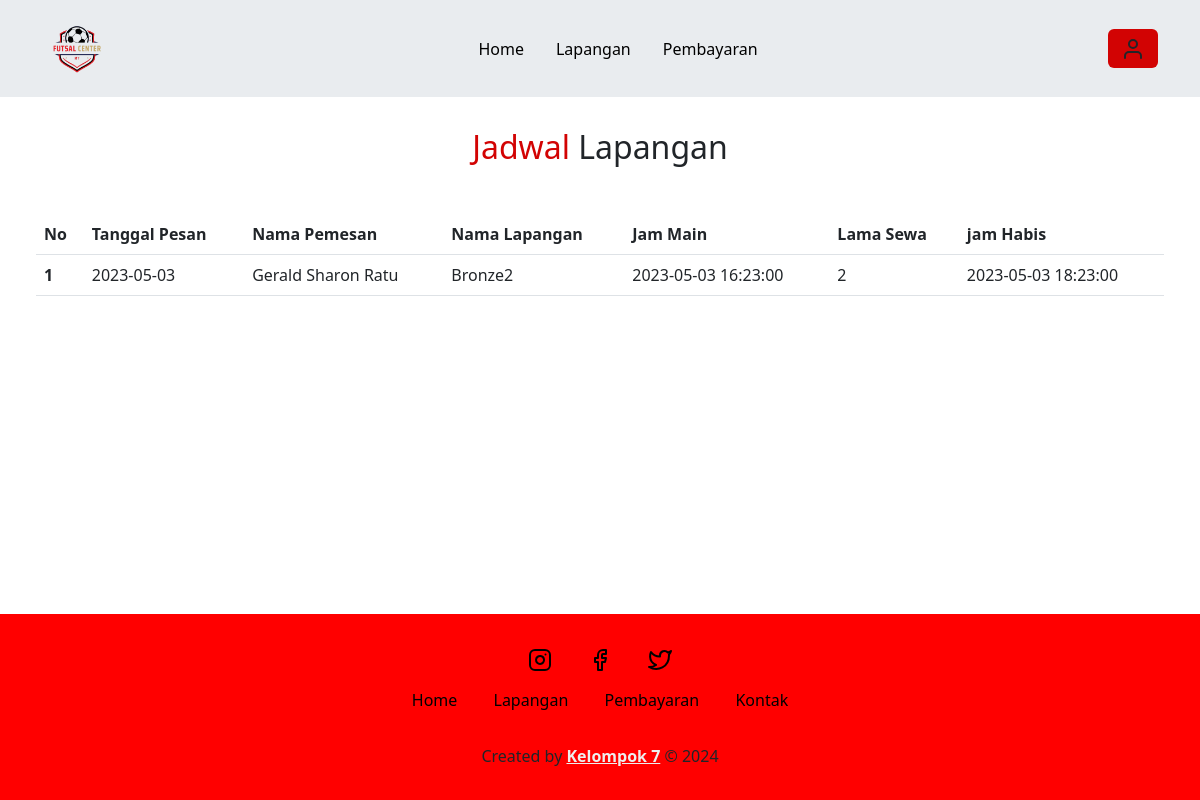
Screenshot of /user/jadwal.php?id=23 (signed in) with the database file from the repository.
### tables this page shows
CREATE TABLE `sewa_212279` (
  `212279_id_sewa` int(11) NOT NULL,
  `212279_id_user` int(11) NOT NULL,
  `212279_id_lapangan` int(11) NOT NULL,
  `212279_tanggal_pesan` date NOT NULL DEFAULT current_timestamp(),
  `212279_lama_sewa` int(11) NOT NULL,
  `212279_jam_mulai` datetime NOT NULL,
  `212279_jam_habis` datetime NOT NULL,
  `212279_harga` int(11) NOT NULL,
  `212279_total` int(11) NOT NULL
);

CREATE TABLE `user_212279` (
  `212279_id_user` int(11) NOT NULL,
  `212279_email` varchar(50) NOT NULL,
  `212279_password` varchar(32) NOT NULL,
  `212279_no_handphone` varchar(20) NOT NULL,
  `212279_jenis_kelamin` varchar(10) NOT NULL,
  `212279_nama_lengkap` varchar(60) NOT NULL,
  `212279_alamat` text NOT NULL,
  `212279_foto` text NOT NULL
);

CREATE TABLE `lapangan_212279` (
  `212279_id_lapangan` int(11) NOT NULL,
  `212279_nama` varchar(35) NOT NULL,
  `212279_keterangan` text NOT NULL,
  `212279_harga` int(11) NOT NULL,
  `212279_foto` text NOT NULL
);

### functions.php (called while the page is built, shortened)
<?php
$conn = mysqli_connect("localhost", "root", "", "dbfutsal");
function query($query)
{
  global $conn;
  $result = mysqli_query($conn, $query);
  $rows = [];
  while ($row = mysqli_fetch_assoc($result)) {
    $rows[] = $row;
  }
  return $rows;
}

### user/jadwal.php (the view, shortened to what this page needs)
<?php
require "../functions.php";
$id_lpg = $_GET["id"];
$sewa = query("SELECT sewa_212279.*, lapangan_212279.212279_nama, user_212279.212279_nama_lengkap
FROM sewa_212279
JOIN lapangan_212279 ON sewa_212279.212279_id_lapangan = lapangan_212279.212279_id_lapangan
LEFT JOIN user_212279 ON sewa_212279.212279_id_user = user_212279.212279_id_user
WHERE lapangan_212279.212279_id_lapangan = '$id_lpg'
");
?>
<!doctype html>
<html lang="en">
<head>
  <link rel="stylesheet" href="../style.css">
  <link href="https://cdn.jsdelivr.net/npm/bootstrap@5.3.0-alpha3/dist/css/bootstrap.min.css" rel="stylesheet">
</head>
<body>
  <div class="container ">
    <nav class="navbar fixed-top bg-body-secondary navbar-expand-lg">
      <div class="container">
        <a class="navbar-brand" href="#">
          <img src="../myfutsal.png" alt="Logo" width="70" height="70" class="d-inline-block align-text-top">
        </a>
        <div class="collapse navbar-collapse" id="navbarSupportedContent">
          <ul class="navbar-nav mx-auto mb-2 mb-lg-0">
            <li class="nav-item ">
              <a class="nav-link active" aria-current="page" href="../index.php">Home</a>
            </li>
            <li class="nav-item">
              <a class="nav-link active" aria-current="page" href="lapangan.php">Lapangan</a>
            </li>
            <li class="nav-item">
              <a class="nav-link active" aria-current="page" href="bayar.php">Pembayaran</a>
            </li>
          </ul>
          <?php
          if (isset($_SESSION['id_user'])) {
            echo '<a href="" data-bs-toggle="modal" data-bs-target="#profilModal" class="btn btn-inti"><i data-feather="user"></i></a>';
          } else {
            echo '<a href="login.php" class="btn btn-inti" type="submit">Login</a>';
          }
          ?>
        </div>
      </div>
    </nav>
  </div>
  <section class="lapangan mb-5" id="lapangan">
    <div class="container-fluid">
      <h2 class="text-head"><span>Jadwal</span> Lapangan </h2>
      <form action="" method="post" class="px-4">
        <table class="table my-5">
          <thead>
            <tr>
              <th scope="col">No</th>
              <th scope="col">Tanggal Pesan</th>
              <th scope="col">Nama Pemesan</th>
              <th scope="col">Nama Lapangan</th>
              <th scope="col">Jam Main</th>
              <th scope="col">Lama Sewa</th>
              <th scope="col">jam Habis</th>
            </tr>
          </thead>
          <tbody>
            <?php $i = 1; ?>
            <?php foreach ($sewa as $row) : ?>
              <tr>
                <th scope="row"><?= $i++; ?></th>
                <td><?= $row["212279_tanggal_pesan"] ?></td>
                <td><?= $row["212279_nama_lengkap"] ?></td>
                <td><?= $row["212279_nama"] ?></td>
                <td><?= $row["212279_jam_mulai"] ?></td>
                <td><?= $row["212279_lama_sewa"] ?></td>
                <td><?= $row["212279_jam_habis"] ?></td>
              </tr>
            <?php endforeach; ?>
          </tbody>
        </table>
      </form>
    </div>
  </section>
  <footer class="fixed-bottom py-3 mt-5">
    <div class="social">
      <a href="#"><i data-feather="instagram"></i></a>
      <a href="#"><i data-feather="facebook"></i></a>
      <a href="#"><i data-feather="twitter"></i></a>
    </div>
    <div class="links">
      <a href="#home">Home</a>
      <a href="#about">Lapangan</a>
      <a href="#menu">Pembayaran</a>
      <a href="#contact">Kontak</a>
    </div>
    <div class="credit">
      <p>Created by <a href="#">Kelompok 7</a> &copy; 2024</p>
    </div>
  </footer>
</body>
</html>

### style.css (style rules this page uses)
:root { --primary: #d20303; --hover: #be1e1e; --bg: #eeeeee; }
.text-head { margin-top: 8rem; }
.btn-inti { background-color: var(--primary) !important; }
.nav-item { margin: 3px !important; padding: 5px; }
.about h2, .pembayaran h2, .contact h2, .lapangan h2 { text-align: center; font-size: 2rem; margin-bottom: 3rem; }
.about h2 span, .pembayaran h2 span, .contact h2 span, .lapangan h2 span { color: var(--primary); }
footer { background-color: red; text-align: center; margin-top: 3rem; padding-bottom: 3rem; }
footer .social { padding: 1rem 0; }
footer .social a { color: black; margin: 1rem; }
footer .links { margin-bottom: 2rem; }
footer .links a { color: black; padding: 0.7rem 1rem; text-decoration: none; }
footer .credit a { color: var(--bg); font-weight: 700; }

### rows the page displays
sewa_212279: 212279_tanggal_pesan "2023-05-03", user_212279.212279_nama_lengkap "Gerald Sharon Ratu", lapangan_212279.212279_nama "Bronze2", 212279_jam_mulai "2023-05-03 16:23:00", 212279_lama_sewa "2", 212279_jam_habis "2023-05-03 18:23:00"
